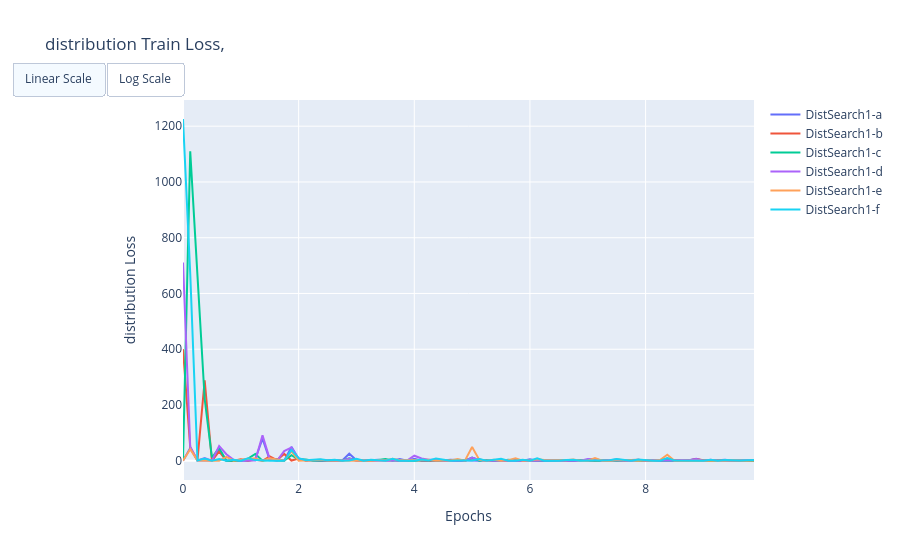

Source (notebook cell):
### Code cell
evals.plot_loss(runs["dist"], "distribution", phase="train", title="", save_html=False)
